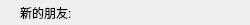
<?xml version="1.0" encoding="UTF-8"?>
<ui version="4.0">
 <class>GroupTipItem</class>
 <widget class="QWidget" name="GroupTipItem">
  <property name="geometry">
   <rect>
    <x>0</x>
    <y>0</y>
    <width>250</width>
    <height>25</height>
   </rect>
  </property>
  <property name="windowTitle">
   <string>GroupTipItem</string>
  </property>
  <layout class="QVBoxLayout" name="verticalLayout">
   <property name="spacing">
    <number>0</number>
   </property>
   <property name="leftMargin">
    <number>20</number>
   </property>
   <property name="topMargin">
    <number>0</number>
   </property>
   <property name="rightMargin">
    <number>0</number>
   </property>
   <property name="bottomMargin">
    <number>0</number>
   </property>
   <item>
    <widget class="QLabel" name="label">
     <property name="text">
      <string>新的朋友:</string>
     </property>
    </widget>
   </item>
  </layout>
 </widget>
 <layoutdefault spacing="6" margin="11"/>
 <resources/>
 <connections/>
</ui>
